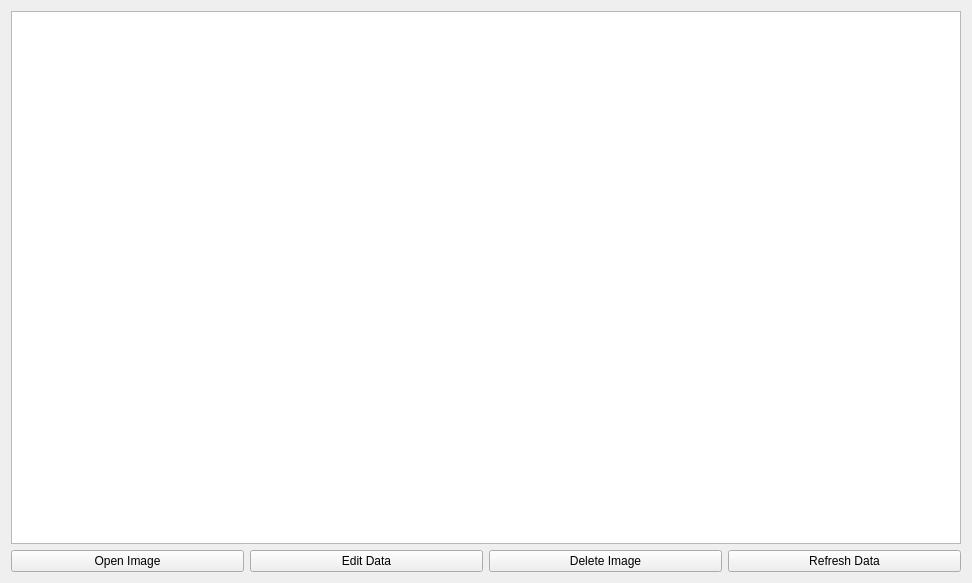
<?xml version="1.0" encoding="UTF-8"?>
<ui version="4.0">
 <class>Form</class>
 <widget class="QWidget" name="Form">
  <property name="geometry">
   <rect>
    <x>0</x>
    <y>0</y>
    <width>972</width>
    <height>583</height>
   </rect>
  </property>
  <property name="windowTitle">
   <string>Form</string>
  </property>
  <layout class="QGridLayout" name="gridLayout">
   <item row="1" column="3">
    <widget class="QPushButton" name="pushButtonRefreshData">
     <property name="text">
      <string>Refresh Data</string>
     </property>
     <property name="icon">
      <iconset resource="../VSOP.qrc">
       <normaloff>:/icons/database/database_refresh.png</normaloff>:/icons/database/database_refresh.png</iconset>
     </property>
    </widget>
   </item>
   <item row="0" column="0" colspan="4">
    <widget class="QTableView" name="tableViewImages">
     <property name="font">
      <font>
       <pointsize>9</pointsize>
      </font>
     </property>
     <property name="editTriggers">
      <set>QAbstractItemView::NoEditTriggers</set>
     </property>
     <property name="dragDropOverwriteMode">
      <bool>false</bool>
     </property>
     <property name="alternatingRowColors">
      <bool>true</bool>
     </property>
     <property name="selectionMode">
      <enum>QAbstractItemView::SingleSelection</enum>
     </property>
     <property name="selectionBehavior">
      <enum>QAbstractItemView::SelectRows</enum>
     </property>
     <property name="gridStyle">
      <enum>Qt::DotLine</enum>
     </property>
     <property name="sortingEnabled">
      <bool>true</bool>
     </property>
    </widget>
   </item>
   <item row="1" column="0">
    <widget class="QPushButton" name="pushButtonOpenImage">
     <property name="text">
      <string>Open Image</string>
     </property>
     <property name="icon">
      <iconset resource="../VSOP.qrc">
       <normaloff>:/icons/database/database_go.png</normaloff>:/icons/database/database_go.png</iconset>
     </property>
    </widget>
   </item>
   <item row="1" column="1">
    <widget class="QPushButton" name="pushButtonEditData">
     <property name="text">
      <string>Edit Data</string>
     </property>
     <property name="icon">
      <iconset resource="../VSOP.qrc">
       <normaloff>:/images/image_information.png</normaloff>:/images/image_information.png</iconset>
     </property>
    </widget>
   </item>
   <item row="1" column="2">
    <widget class="QPushButton" name="pushButtonDeleteImage">
     <property name="text">
      <string>Delete Image</string>
     </property>
     <property name="icon">
      <iconset resource="../VSOP.qrc">
       <normaloff>:/images/image_remove.png</normaloff>:/images/image_remove.png</iconset>
     </property>
    </widget>
   </item>
  </layout>
 </widget>
 <resources>
  <include location="../VSOP.qrc"/>
 </resources>
 <connections/>
</ui>
